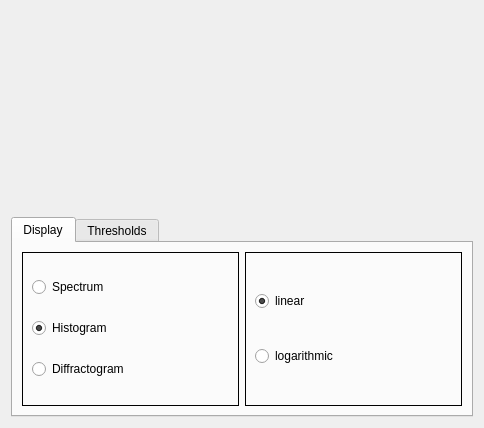
<?xml version="1.0" encoding="UTF-8"?>
<ui version="4.0">
 <class>PlotWidget</class>
 <widget class="QWidget" name="PlotWidget">
  <property name="geometry">
   <rect>
    <x>0</x>
    <y>0</y>
    <width>484</width>
    <height>426</height>
   </rect>
  </property>
  <property name="windowTitle">
   <string>PlotWidget</string>
  </property>
  <layout class="QGridLayout" name="gridLayout">
   <item row="0" column="0">
    <widget class="Plot" name="m_plot">
     <property name="minimumSize">
      <size>
       <width>200</width>
       <height>200</height>
      </size>
     </property>
    </widget>
   </item>
   <item row="1" column="0">
    <widget class="QTabWidget" name="tabWidget">
     <property name="sizePolicy">
      <sizepolicy hsizetype="Expanding" vsizetype="Minimum">
       <horstretch>0</horstretch>
       <verstretch>0</verstretch>
      </sizepolicy>
     </property>
     <property name="minimumSize">
      <size>
       <width>200</width>
       <height>200</height>
      </size>
     </property>
     <property name="currentIndex">
      <number>0</number>
     </property>
     <widget class="QWidget" name="displayTab">
      <attribute name="title">
       <string>Display</string>
      </attribute>
      <layout class="QGridLayout" name="gridLayout_2">
       <item row="0" column="0">
        <widget class="QFrame" name="frame">
         <property name="frameShape">
          <enum>QFrame::Box</enum>
         </property>
         <layout class="QGridLayout" name="gridLayout_4">
          <item row="0" column="0">
           <widget class="QRadioButton" name="radioSpectrum">
            <property name="text">
             <string>Spectrum</string>
            </property>
            <attribute name="buttonGroup">
             <string notr="true">displayButtonGroup</string>
            </attribute>
           </widget>
          </item>
          <item row="1" column="0">
           <widget class="QRadioButton" name="radioHistogram">
            <property name="text">
             <string>Histogram</string>
            </property>
            <property name="checked">
             <bool>true</bool>
            </property>
            <attribute name="buttonGroup">
             <string notr="true">displayButtonGroup</string>
            </attribute>
           </widget>
          </item>
          <item row="2" column="0">
           <widget class="QRadioButton" name="radioDiffractogram">
            <property name="text">
             <string>Diffractogram</string>
            </property>
            <attribute name="buttonGroup">
             <string notr="true">displayButtonGroup</string>
            </attribute>
           </widget>
          </item>
         </layout>
        </widget>
       </item>
       <item row="0" column="1">
        <widget class="QFrame" name="frame_2">
         <property name="frameShape">
          <enum>QFrame::Box</enum>
         </property>
         <layout class="QGridLayout" name="gridLayout_3">
          <item row="0" column="0">
           <widget class="QRadioButton" name="radioLinear">
            <property name="text">
             <string>linear</string>
            </property>
            <property name="checked">
             <bool>true</bool>
            </property>
            <attribute name="buttonGroup">
             <string notr="true">linlogButtonGroup</string>
            </attribute>
           </widget>
          </item>
          <item row="1" column="0">
           <widget class="QRadioButton" name="radioLogarithmic">
            <property name="text">
             <string>logarithmic</string>
            </property>
            <attribute name="buttonGroup">
             <string notr="true">linlogButtonGroup</string>
            </attribute>
           </widget>
          </item>
         </layout>
        </widget>
       </item>
      </layout>
     </widget>
     <widget class="QWidget" name="thresholdTabs">
      <attribute name="title">
       <string>Thresholds</string>
      </attribute>
     </widget>
    </widget>
   </item>
  </layout>
 </widget>
 <customwidgets>
  <customwidget>
   <class>Plot</class>
   <extends>QFrame</extends>
   <header>plot.h</header>
   <container>1</container>
   <slots>
    <slot>setLinLog(const int)</slot>
   </slots>
  </customwidget>
 </customwidgets>
 <resources/>
 <connections>
  <connection>
   <sender>linlogButtonGroup</sender>
   <signal>buttonClicked(int)</signal>
   <receiver>m_plot</receiver>
   <slot>setLinLog(const int)</slot>
   <hints>
    <hint type="sourcelabel">
     <x>-1</x>
     <y>-1</y>
    </hint>
    <hint type="destinationlabel">
     <x>241</x>
     <y>107</y>
    </hint>
   </hints>
  </connection>
 </connections>
 <buttongroups>
  <buttongroup name="displayButtonGroup"/>
  <buttongroup name="linlogButtonGroup"/>
 </buttongroups>
</ui>
